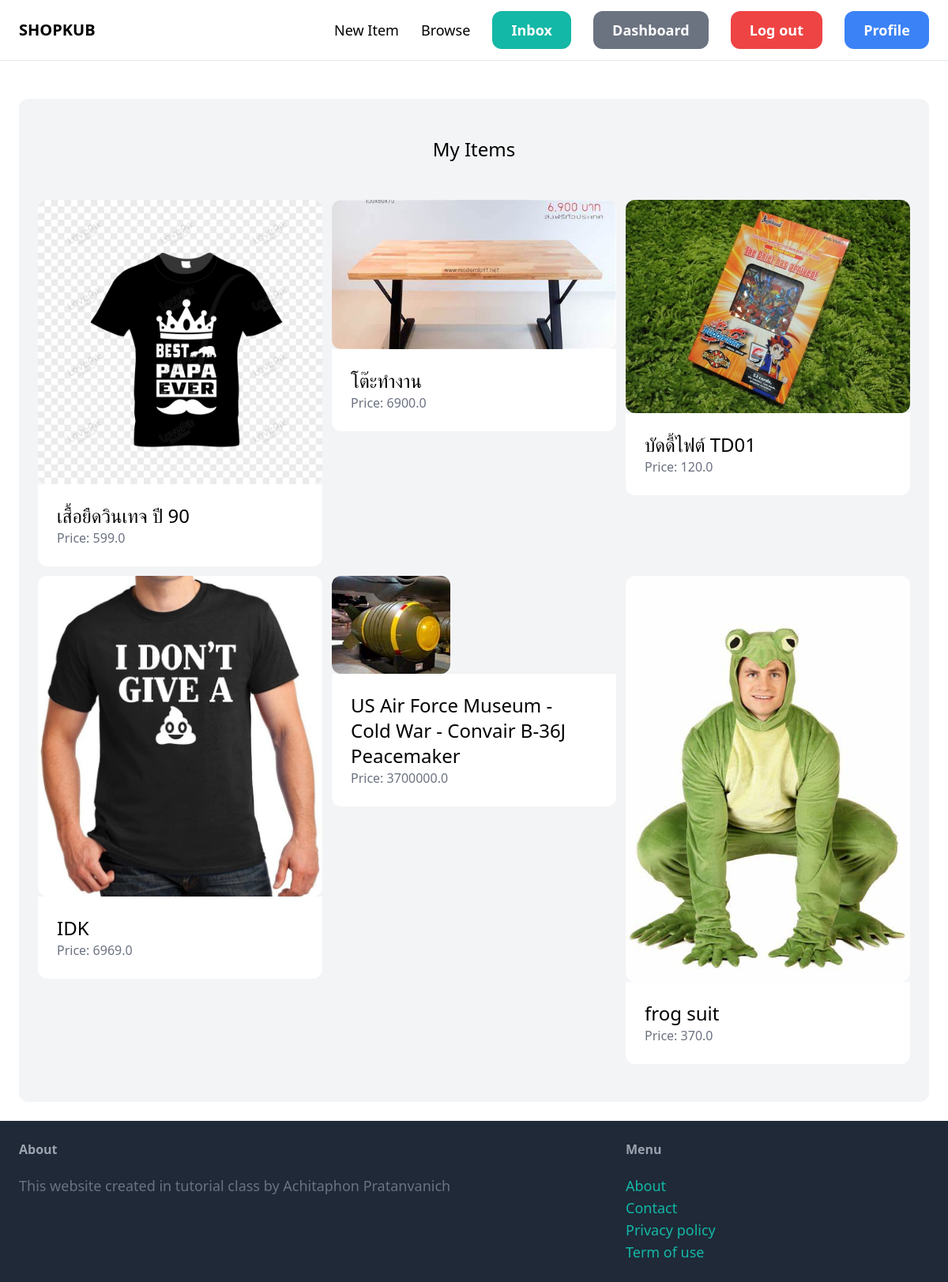
Before: /dashboard/ (signed in) with the older database file.
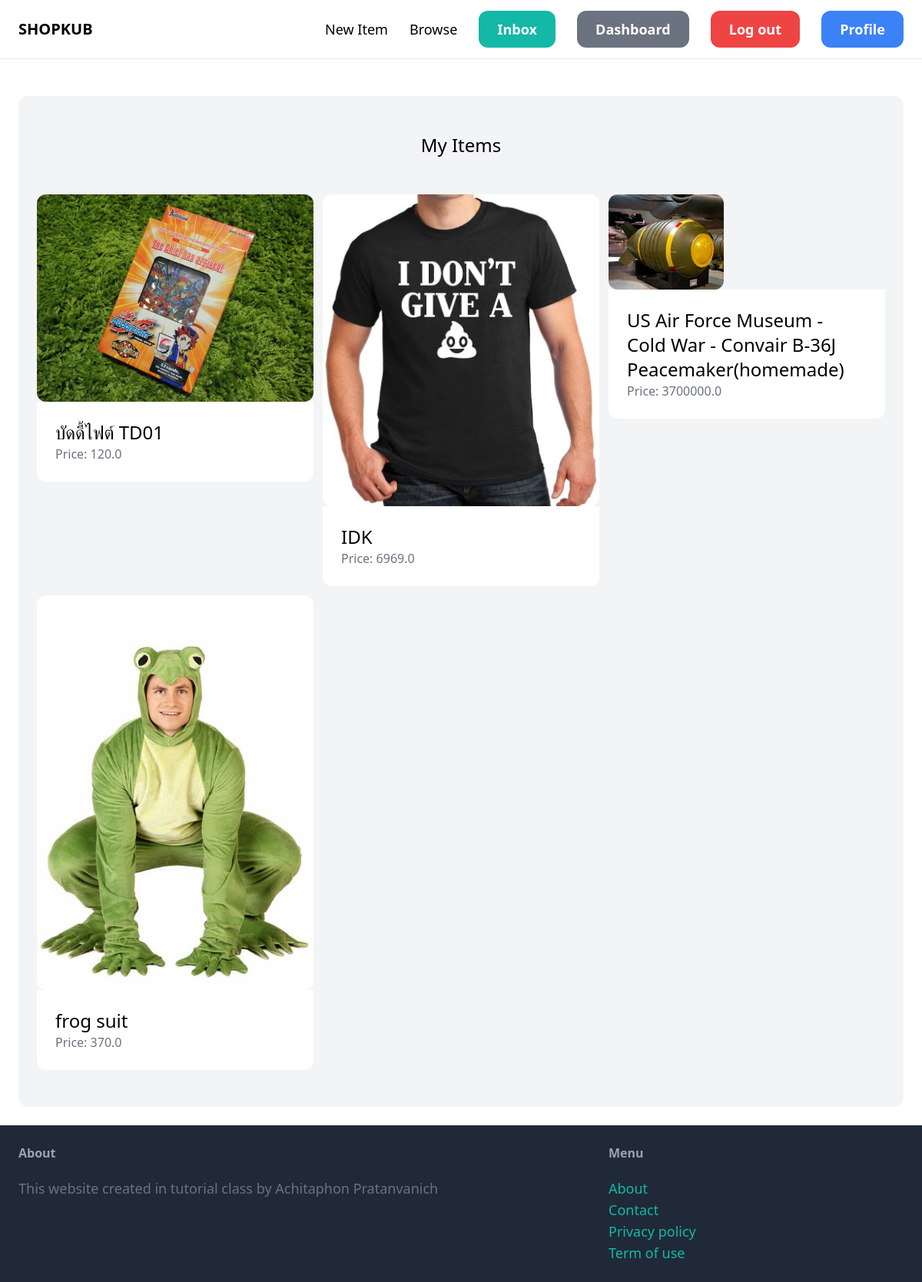
After: the same page with the newer database file.
### item/models.py (models this page shows, shortened)
class Item(models.Model):
    category = models.ForeignKey(Category, related_name="items", on_delete=models.CASCADE)
    name = models.CharField(max_length=255)
    description = models.TextField(blank=True, null=True)
    price = models.FloatField()
    image = models.ImageField(upload_to="item_images", blank=True, null=True)
    is_sold = models.BooleanField(default=False)
    created_by = models.ForeignKey(User, related_name="items", on_delete=models.CASCADE)
    created_at = models.DateTimeField(auto_now_add=True)

### dashboard/views.py (the view)
# urls.py: path('', views.index, name="index"),
@login_required
def index(request):
    items = Item.objects.filter(created_by=request.user)
    return render(request, 'dashboard/index.html', {'items':items})

### dashboard/templates/dashboard/index.html (shortened to what this page needs)
{% extends 'core/base.html' %}
{% block content %}
    <div class="mt-6 px-6 py-12 bg-gray-100 rounded-xl">
        <h2 class="mb-12 text-2xl text-center">My Items</h2>
        <div class="grid grid-cols-3 gap-3">
            {% for item in items %}
            <a href="{% url 'item:detail' item.id %}">
                <div>
                    <img src="{{item.image.url}}" class="rounded-xl">
                </div>
                <div class="p-6 bg-white rounded-b-xl">
                    <h2 class="text-2xl"> {{item.name}} </h2>
                    <p class="text-gray-500"> Price: {{item.price}} </p>
                </div>
            </a>
            {% endfor %}
        </div>
    </div>
{% endblock %}

### core/templates/core/base.html (shortened to what this page needs)
<!doctype html>
<html>
    <head>
        <script src="https://cdn.tailwindcss.com"></script>
    </head>
    <body>
        <nav class="py-6 px-6 flex justify-between items-center border-b border-gray-200">
           <a href="/" class="text-xl font-semibold"> SHOPKUB</a>
           <div class="space-x-6">
                <a href="{% url 'item:new' %}" class="text-lg front-semibold hover:text-gray-500"> New Item</a>
                <a href="{% url 'item:items' %}" class="text-lg front-semibold hover:text-gray-500"> Browse</a>
                {% if request.user.is_authenticated %}
                    <a href="{% url 'conversation:inbox' %}" class="px-6 py-3 text-lg font-semibold bg-teal-500 text-white rounded-xl hover:bg-teal-700"> Inbox</a>
                    <a href="{% url 'dashboard:index' %}" class="px-6 py-3 text-lg font-semibold bg-gray-500 text-white rounded-xl hover:bg-gray-700"> Dashboard</a>
                    <a href="{% url 'core:signout' %}" class="px-6 py-3 text-lg font-semibold bg-red-500 text-white rounded-xl hover:bg-red-700"> Log out</a>
                    <a href="{% url 'userprofile:detail' %}" class="px-6 py-3 text-lg font-semibold bg-blue-500 text-white rounded-xl hover:bg-blue-700"> Profile</a>
                {% else %}
                    <a href="{% url 'core:login' %}" class="px-6 py-3 text-lg font-semibold bg-teal-500 text-white rounded-xl hover:bg-teal-700"> Login</a>
                    <a href="{% url 'core:signup' %}" class="px-6 py-3 text-lg font-semibold bg-gray-500 text-white rounded-xl hover:bg-gray-700"> Sign up</a>
                {% endif %}
           </div>
        </nav>
        <div class="px-6 py-6">
            {% block content %}
            {% endblock %}
        </div>
        <footer class="py-6 px-6 flex justify-between bg-gray-800">
            <div class="w-2/3 pr-10">
                <h3 class="mb-5 font-semibold text-gray-400">
                    About
                </h3>
                <p class="text-lg text-gray-500">
                    This website created in tutorial class by Achitaphon Pratanvanich
                </p>
            </div>
            <div class="w-1/3">
                <h3 class="mb-5 font-semibold text-gray-400">Menu</h3>
                <ul>
                    <li> <a href="#" class="text-lg text-teal-500 hover:text-teal-700">About</a></li>
                    <li> <a href="{% url 'core:contact' %}" class="text-lg text-teal-500 hover:text-teal-700">Contact</a></li>
                    <li> <a href="#" class="text-lg text-teal-500 hover:text-teal-700">Privacy policy</a></li>
                    <li> <a href="#" class="text-lg text-teal-500 hover:text-teal-700">Term of use</a></li>
                </ul>
            </div>
        </footer>
    </body>
</html>

Changed rows visible on the page:
removed Item: image (picture), name "เสื้อยืดวินเทจ ปี 90", price "599.0"
removed Item: image (picture), name "โต๊ะทำงาน", price "6900.0"
changed Item: name "US Air Force Museum - Cold War - Convair B-36J Peacemaker" → "US Air Force Museum - Cold War - Convair B-36J Peacemaker(homemade)"
